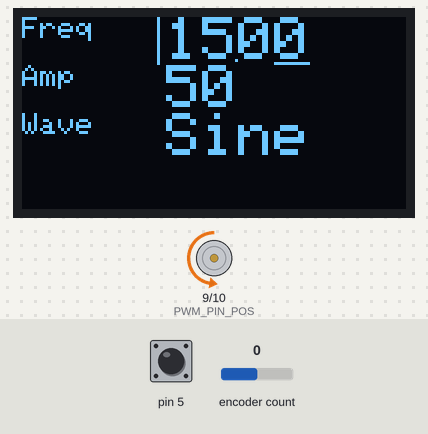
The sketch below on a simulated Arduino Uno, built with avr-gcc and run on an emulated ATmega328P. Shown: 128×64 one-colour display, motor-driver pin pairs drawn as motors (green arrow = first pin HIGH = forward, orange = second pin HIGH = backward, longer = more drive). The inputs (shaded band) are chosen by the test bench; at power-on: encoder count 0, pin 5 HIGH. EEPROM starts erased.

Above: at 1.3 s.
1.4 s: encoder count set to 1
At 1.69 s:
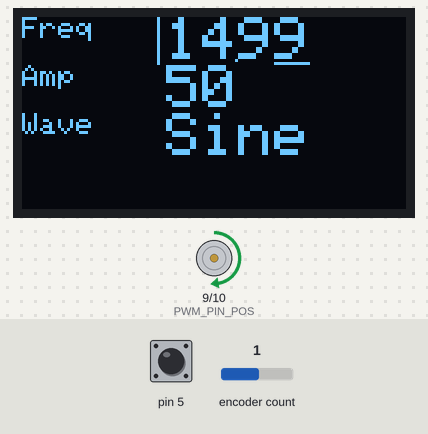
3.9 s: pin 5 pulled LOW for 0.15 s
At 4.12 s:
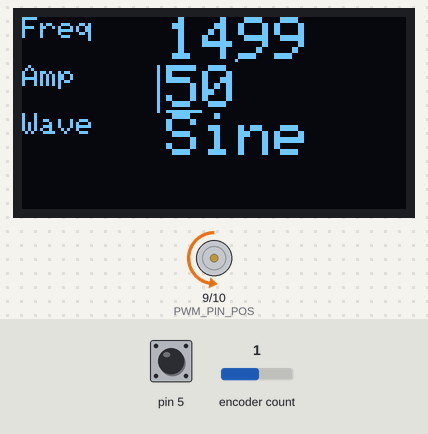
Timing chart, 0 to 4.5 s (numbered marks = the images above; inputs shaded):
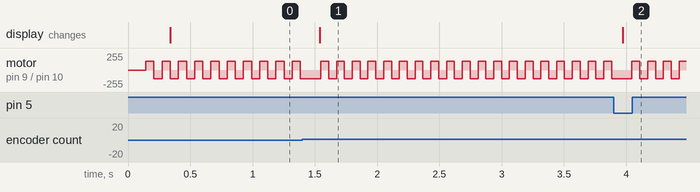

The sketch:

SignalGenPWM.ino
```cpp
#include <Arduino.h>
#include <avr/power.h>
#include <avr/pgmspace.h>
#include "PelicanController.h"

// -----------------------------------------------------------------------------
// PWM carrier selection: change ONLY this line.
// -----------------------------------------------------------------------------
#define PWM_CARRIER_31K25 0
#define PWM_CARRIER_40K   1
#define PWM_CARRIER_62K5  2

#define PWM_CARRIER PWM_CARRIER_62K5

// Arduino Uno/Nano, ATmega328P @ 16 MHz.
// D9 = OC1A, D10 = OC1B.
// Positive waveform: OCR1A=duty, OCR1B=0.
// Negative waveform: OCR1A=0, OCR1B=duty.

#define PWM_PIN_POS 9
#define PWM_PIN_NEG 10


#if PWM_CARRIER == PWM_CARRIER_31K25
constexpr uint32_t PWM_SAMPLE_RATE = 31250UL;
constexpr uint16_t PWM_TOP = 511;
#elif PWM_CARRIER == PWM_CARRIER_40K
constexpr uint32_t PWM_SAMPLE_RATE = 40000UL;
constexpr uint16_t PWM_TOP = 399;
#elif PWM_CARRIER == PWM_CARRIER_62K5
constexpr uint32_t PWM_SAMPLE_RATE = 62500UL;
constexpr uint16_t PWM_TOP = 255;
#else
#error Invalid PWM_CARRIER selection
#endif

PelicanController controller(3, 4, 5);

const char *WAVE_NAMES[] = {
  "Sine",
  "Square",
  "HalfSq",
  "Triang",
  "SawRis",
  "SawFal",
  NULL
};

enum WaveType {
  WAVE_SINE = 0,
  WAVE_SQUARE,
  WAVE_HALF_SQUARE,
  WAVE_TRIANGLE,
  WAVE_SAW_RISE,
  WAVE_SAW_FALL
};

// Only sine uses a LUT. Range: -127..+127.
const int8_t SINE_TABLE[256] PROGMEM = {
     0,    3,    6,    9,   12,   16,   19,   22,   25,   28,   31,   34,   37,   40,   43,   46,
    49,   51,   54,   57,   60,   63,   65,   68,   71,   73,   76,   78,   81,   83,   85,   88,
    90,   92,   94,   96,   98,  100,  102,  104,  106,  107,  109,  111,  112,  113,  115,  116,
   117,  118,  120,  121,  122,  122,  123,  124,  125,  125,  126,  126,  126,  127,  127,  127,
   127,  127,  127,  127,  126,  126,  126,  125,  125,  124,  123,  122,  122,  121,  120,  118,
   117,  116,  115,  113,  112,  111,  109,  107,  106,  104,  102,  100,   98,   96,   94,   92,
    90,   88,   85,   83,   81,   78,   76,   73,   71,   68,   65,   63,   60,   57,   54,   51,
    49,   46,   43,   40,   37,   34,   31,   28,   25,   22,   19,   16,   12,    9,    6,    3,
     0,   -3,   -6,   -9,  -12,  -16,  -19,  -22,  -25,  -28,  -31,  -34,  -37,  -40,  -43,  -46,
   -49,  -51,  -54,  -57,  -60,  -63,  -65,  -68,  -71,  -73,  -76,  -78,  -81,  -83,  -85,  -88,
   -90,  -92,  -94,  -96,  -98, -100, -102, -104, -106, -107, -109, -111, -112, -113, -115, -116,
  -117, -118, -120, -121, -122, -122, -123, -124, -125, -125, -126, -126, -126, -127, -127, -127,
  -127, -127, -127, -127, -126, -126, -126, -125, -125, -124, -123, -122, -122, -121, -120, -118,
  -117, -116, -115, -113, -112, -111, -109, -107, -106, -104, -102, -100,  -98,  -96,  -94,  -92,
   -90,  -88,  -85,  -83,  -81,  -78,  -76,  -73,  -71,  -68,  -65,  -63,  -60,  -57,  -54,  -51,
   -49,  -46,  -43,  -40,  -37,  -34,  -31,  -28,  -25,  -22,  -19,  -16,  -12,   -9,   -6,   -3
};

volatile uint32_t phaseIncrement = 0;
volatile uint8_t currentWave = WAVE_SINE;
volatile uint16_t amplitudeScale = 0;
volatile bool signalEnabled = true;

volatile uint32_t phaseAccumulator = 0;

// Returns a normalized signed sample, approximately -127..+127.
// Only sine touches flash; the other waveforms are integer expressions.
inline int8_t getWaveSample(uint8_t phase, uint8_t wave) {
  switch (wave) {
    case WAVE_SINE:
      return (int8_t)pgm_read_byte(&SINE_TABLE[phase]);

    case WAVE_SQUARE:
      return phase < 128 ? 127 : -127;

    case WAVE_HALF_SQUARE:
      // Positive pulse for half a period, zero for the other half.
      return phase < 128 ? 127 : 0;

    case WAVE_TRIANGLE: {
      // Starts at zero, rises positive, crosses zero, then goes negative.
      uint8_t quadrant = phase >> 6;
      uint8_t x = phase & 0x3F;
      if (quadrant == 0) return (int8_t)(x << 1);
      if (quadrant == 1) return (int8_t)(127 - (x << 1));
      if (quadrant == 2) return (int8_t)-(x << 1);
      return (int8_t)(-127 + (x << 1));
    }

    case WAVE_SAW_RISE: {
      int16_t v = (int16_t)phase - 128;
      if (v < -127) v = -127;
      return (int8_t)v;
    }

    case WAVE_SAW_FALL: {
      int16_t v = 127 - (int16_t)phase;
      if (v < -127) v = -127;
      return (int8_t)v;
    }
  }

  return 0;
}

void setupPWM();
void updateSignalParameters();
inline int8_t getWaveSample(uint8_t phase, uint8_t wave);

void setup() {
  power_adc_disable();
  ADCSRA = 0;
  power_spi_disable();
  TIMSK0 &= ~_BV(TOIE0);

  Serial.begin(115200);

  controller.addNumber("Freq", 0, 9999, 1500, 2);
  controller.addNumber("Amp", 0, 99, 50);
  controller.addStringList("Wave", WAVE_NAMES, WAVE_SINE);

  controller.init();
  setupPWM();
  updateSignalParameters();
}

void loop() {
  if (controller.update()) updateSignalParameters();
  if (controller.needsToRender()) controller.render();
}

void setupPWM() {
  pinMode(PWM_PIN_POS, OUTPUT);
  pinMode(PWM_PIN_NEG, OUTPUT);
  digitalWrite(PWM_PIN_POS, LOW);
  digitalWrite(PWM_PIN_NEG, LOW);

  noInterrupts();

  TCCR1A = 0;
  TCCR1B = 0;
  TCNT1 = 0;
  OCR1A = 0;
  OCR1B = 0;

  // Both OC1A (D9) and OC1B (D10) stay enabled in non-inverting PWM mode.
  // Prescaler is always 1. Only TOP / Fast-PWM mode changes.
#if PWM_CARRIER == PWM_CARRIER_31K25
  // 9-bit Fast PWM, TOP=511, Mode 6.
  // 16 MHz / 512 = 31.25 kHz.
  TCCR1A = _BV(COM1A1) | _BV(COM1B1) | _BV(WGM11);
  TCCR1B = _BV(WGM12) | _BV(CS10);

#elif PWM_CARRIER == PWM_CARRIER_40K
  // Fast PWM with ICR1 as TOP, TOP=399, Mode 14.
  // 16 MHz / (399 + 1) = 40 kHz.
  ICR1 = PWM_TOP;
  TCCR1A = _BV(COM1A1) | _BV(COM1B1) | _BV(WGM11);
  TCCR1B = _BV(WGM13) | _BV(WGM12) | _BV(CS10);

#elif PWM_CARRIER == PWM_CARRIER_62K5
  // 8-bit Fast PWM, TOP=255, Mode 5.
  // 16 MHz / 256 = 62.5 kHz.
  TCCR1A = _BV(COM1A1) | _BV(COM1B1) | _BV(WGM10);
  TCCR1B = _BV(WGM12) | _BV(CS10);
#endif

  TIFR1 = _BV(TOV1);
  TIMSK1 = _BV(TOIE1);

  interrupts();
}

void updateSignalParameters() {
  uint32_t freq100 = controller.getNumber(0);
  uint8_t amp = controller.getNumber(1);
  uint8_t wave = controller.getStringIndex(2);

  uint32_t newIncrement = 0;
  if (freq100 != 0) {
    newIncrement = ((uint64_t)freq100 << 32) / ((uint64_t)PWM_SAMPLE_RATE * 100ULL);
  }

  // Precompute amplitude scaling outside the ISR.
  // ISR keeps the cheap: duty = magnitude * amplitudeScale >> 7.
  // At Amp=99, magnitude=127 reaches PWM_TOP.
  const uint32_t denom = 99UL * 127UL;
  uint16_t newAmplitudeScale = ((uint32_t)amp * PWM_TOP * 128UL + denom - 1) / denom;

  noInterrupts();
  phaseIncrement = newIncrement;
  currentWave = wave;
  amplitudeScale = newAmplitudeScale;
  signalEnabled = (freq100 != 0 && amp != 0);
  interrupts();
}

ISR(TIMER1_OVF_vect) {
  phaseAccumulator += phaseIncrement;

  uint8_t phase = (uint8_t)(phaseAccumulator >> 24);
  int8_t sample = signalEnabled ? getWaveSample(phase, currentWave) : 0;

  uint8_t magnitude = sample < 0 ? (uint8_t)-sample : (uint8_t)sample;
  uint16_t duty = ((uint16_t)magnitude * amplitudeScale) >> 7;

  if (sample > 0) {
    OCR1A = duty;
    OCR1B = 0;
  } else if (sample < 0) {
    OCR1A = 0;
    OCR1B = duty;
  } else {
    OCR1A = 0;
    OCR1B = 0;
  }
}
```

PelicanController.h
```cpp
#include <Arduino.h>
#include <Wire.h>
//external libs
#include <Encoder.h>
#include <Adafruit_GFX.h>
#include <Adafruit_SSD1306.h>
#include <EEPROM.h>

#define PELICAN_CTRL_MAX_PARAMS 4
#define PELICAN_EEPROM_CODE 0x5ECB

class PelicanController {
public:
  bool printDebugInfo = false;

  PelicanController(int encPinClk, int encPinData, int btn, uint16_t ticksButtonPress=400)
    : display(128, 64, &Wire, -1),
      encoder(encPinClk, encPinData),
      pinBtn(btn),
      ticksForButtonPress(ticksButtonPress){

  }

  void init() {
    pinMode(pinBtn, INPUT_PULLUP);
    lastBtn = digitalRead(pinBtn);
    encLastPos = encoder.read() / 4;
    loadFromEEPROM();
    display.begin(SSD1306_SWITCHCAPVCC, 0x3C);
    display.setTextColor(SSD1306_WHITE);
    render();
  }

  void addNumber(const char* name, long minV, long maxV, long val, uint8_t nDecimals=0) {
    if (paramCount >= PELICAN_CTRL_MAX_PARAMS) return;
    Param& p = params[paramCount++];
    p.name = name;
    p.type = NUM;
    p.num.minVal = minV;
    p.num.maxVal = maxV;
    p.num.value = val;
    p.num.nDigits = calcNDigits(maxV);
    p.num.nDecimals = nDecimals;
  }

  void addBoolean(const char* name, bool val) {
    if (paramCount >= PELICAN_CTRL_MAX_PARAMS) return;
    Param& p = params[paramCount++];
    p.name = name;
    p.type = BOOL;
    p.boolean.value = val;
  }

  void addStringList(const char* name, const char** opts, uint8_t strIndex=0) {
    if (paramCount >= PELICAN_CTRL_MAX_PARAMS) return;
    Param& p = params[paramCount++];
    p.name = name;
    p.type = STR;
    p.str.options = opts;
    p.str.index = strIndex;
    p.str.nOptions = countOptions(opts);
  }

  // -------------------------------------------------------------------
  // MAIN UPDATE (returns true if a parameter changed)
  // -------------------------------------------------------------------
  bool update() {
    needsUpdate = false;

    ticks++;

    // ------------------ ROTARY ENCODER --------------------
    long newPos = encoder.read() / 4;
    long delta = newPos - encLastPos;
    if (delta != 0) {
      rotate(delta);
      encLastPos = newPos;
      needsRender = true;
    }

    // ----------------------- BUTTON ------------------------
    bool btn = !digitalRead(pinBtn);  // active low
    uint32_t diff = ticks - btnDownTick;
    // button pressed (with debounce)
    if (btn && !lastBtn && diff > ticksForButtonPress) {
      if (printDebugInfo){
        Serial.print( "pressing" );
        Serial.println( diff );
      }
      click();
      btnDownTick = ticks;
      needsRender = true;
    }

    // button released
    else if (!btn && lastBtn) {
      if (printDebugInfo){
        Serial.print( "releasing" );
        Serial.println( diff );
      }
      if (diff > ticksForButtonPress * 1024) {   // long press → save
        if (printDebugInfo) Serial.println( "Saving config" );
        saveToEEPROM();
      }
      /* else if (diff > ticksForButtonPress * 1024) { // medium press → cycle mode
        if (printDebugInfo) Serial.println( "Changing mode" );
        mode = (mode + 1) % MODE_LAST_MODE;
        needsRender = true;
      }
      */
      btnDownTick = ticks;
    }

    lastBtn = btn;

    return needsUpdate;
  }

  // -------------------------------------------------------------------
  // RENDER SCREEN
  // -------------------------------------------------------------------
  void render() {
    display.clearDisplay();

    for (int i = 0; i < paramCount; i++) {
      Param& p = params[i];
      int y = i * 16;
      display.setCursor(0, y);
      display.setTextSize(1);
      display.print(p.name);

      display.setCursor(48, y);
      display.setTextSize(2);
      printValue(p);

      if (p.type == NUM && p.num.nDecimals > 0){
        int xPos = 47 + (p.num.nDigits - p.num.nDecimals) * 12;
        display.drawPixel(xPos, y+14, SSD1306_WHITE);
      }
    }

    int yPos = current * 16;
    display.fillRect(45, yPos, (state == DIALING_DIGIT ? 2 : 1), 16, SSD1306_WHITE);
    if (state == SELECTING_DIGIT || state == DIALING_DIGIT ||
        mode == MODE_DIGIT_ROT || mode == MODE_DIGIT_PRESS) {
      Param& p = params[current];
      if (p.type == NUM) {
        int xPos = 48 + (p.num.nDigits - currentDigit - 1) * 12;
        if (state == DIALING_DIGIT) {
          display.drawRect(xPos, yPos, 12, 16, SSD1306_WHITE);
        } else {
          display.drawRect(xPos, yPos + 15, 12, 1, SSD1306_WHITE);
        }
      }
    }


    display.display();
    needsRender = false;
  }

  // -------------------------------------------------------------------
  // GETTERS
  // -------------------------------------------------------------------
  boolean needsToRender() const {
    return needsRender;
  }

  long getNumber(uint8_t i) const {
    return params[i].num.value;
  }
  bool getBoolean(uint8_t i) const {
    return params[i].boolean.value;
  }
  const uint8_t getStringIndex(uint8_t i) const {
    return params[i].str.index;
  }

private:
  enum ParamType { NUM, BOOL, STR };
  enum ControllerState { NAVIGATION, SELECTING_DIGIT, DIALING_DIGIT };
  enum ControllerMode { MODE_PARAM = 0, MODE_DIGIT_ROT, MODE_DIGIT_PRESS, MODE_LAST_MODE };
  ControllerMode mode = MODE_DIGIT_ROT;
  ControllerState state = NAVIGATION;

  struct Param {
    const char* name;
    ParamType type;

    union {
      struct {
        long value;
        long minVal;
        long maxVal;
        uint8_t nDigits;
        uint8_t nDecimals;
      } num;

      struct {
        bool value;
      } boolean;

      struct {
        const char** options;
        int8_t nOptions;
        int8_t index;
      } str;
    };
  };

  Param params[PELICAN_CTRL_MAX_PARAMS];
  uint8_t paramCount = 0;
  uint8_t current = 0;
  uint8_t currentDigit = 0;

  const uint16_t ticksForButtonPress;

  // ticks
  uint32_t ticks = 0;
  uint32_t btnDownTick = 0;

  // encoder
  Encoder encoder;
  long encLastPos;
  int pinBtn;
  bool lastBtn;

  Adafruit_SSD1306 display;
  bool needsRender = true;
  bool needsUpdate = true;

  void printValue(const Param& p) {
    char str[] = "0000000";
    if (p.type == NUM) {
      uintToString(p.num.value, str, p.num.nDigits);
      display.print(str);
    } else if (p.type == BOOL) {
      display.print(p.boolean.value ? "ON" : "off");
    } else if (p.type == STR) {
      display.print(p.str.options[p.str.index]);
    }
  }

  void click() {
    if (mode == MODE_PARAM) {
      Param& p = params[current];
      if (p.type == NUM) {
        if (state == NAVIGATION) {
          state = SELECTING_DIGIT;
          currentDigit = 0;
        } else if (state == SELECTING_DIGIT) {
          state = DIALING_DIGIT;
        } else if (state == DIALING_DIGIT) {
          state = SELECTING_DIGIT;
        }
      } else {
        increaseDigit(1);
      }
    } else if (mode == MODE_DIGIT_ROT) {
      changeSelectedDigit(-1);
    } else if (mode == MODE_DIGIT_PRESS) {
      state = (state == NAVIGATION) ? DIALING_DIGIT : NAVIGATION;
    }
  }

  void rotate(int dir) {
    if (mode == MODE_PARAM) {
      if (state == NAVIGATION) {
        current = (current + paramCount - dir) % paramCount;
        return;
      }
      Param& p = params[current];
      if (p.type == NUM) {
        if (state == SELECTING_DIGIT) {
          changeSelectedDigit(dir);
        } else if (state == DIALING_DIGIT) {
          increaseDigit(dir);
        }
      }
    } else if (mode == MODE_DIGIT_ROT) {
      if (lastBtn){
        changeSelectedDigit(dir);
        btnDownTick = ticks;
      } else {
        increaseDigit(dir);
      }
    } else if (mode == MODE_DIGIT_PRESS) {
      if (state == NAVIGATION) changeSelectedDigit(dir);
      else increaseDigit(dir);
    }
  }

  void increaseDigit(int dir) {
    Param& p = params[current];
    if (p.type == NUM) {
      int16_t step = pow10(currentDigit);
      p.num.value -= step * dir;
      p.num.value = constrain(p.num.value, p.num.minVal, p.num.maxVal);
    } else if (p.type == BOOL) {
      p.boolean.value = !p.boolean.value;
    } else if (p.type == STR) {
      p.str.index = (p.str.index + p.str.nOptions + dir) % p.str.nOptions;
    }
    needsUpdate = true;
  }

  void changeSelectedDigit(int dir) {
    Param& p = params[current];
    if (p.type == NUM){
      currentDigit += dir;
      if (currentDigit < 0 || currentDigit >= p.num.nDigits) {
        state = NAVIGATION;
        current = (current + paramCount - dir) % paramCount;
      } else {
        return;
      }
    } else {
      current = (current + paramCount - dir) % paramCount;
    }

    Param& next = params[current];
    if (next.type == NUM){
      if (dir > 0 ) currentDigit = 0;
      else currentDigit = next.num.nDigits-1;
    }
  }

  void uintToString(uint16_t val, char* str, uint8_t nDigits) {
    str[nDigits] = '\0';
    int i = nDigits - 1;
    while (val > 0 && i >= 0) {
      str[i] = (val % 10) + '0';
      val /= 10;
      i--;
    }
    for (; i >= 0; i--) {
      str[i] = '0';
    }
  }

  uint8_t calcNDigits(uint16_t maxV) {
    uint8_t digits = 1;
    while (maxV > 9) {
      maxV /= 10;
      digits++;
    }
    return digits;
  }

  uint16_t pow10(uint8_t digits) {
    uint16_t val = 1;
    while (digits > 0) {
      val *= 10;
      digits--;
    }
    return val;
  }

  uint8_t countOptions(const char** opts) {
    uint8_t count = 0;
    while (opts[count] != nullptr) count++;
    return count;
  }

  // -------------------------------------------------------------------
  // EEPROM
  // -------------------------------------------------------------------
  void saveToEEPROM() {
    int addr = 0;

    const uint32_t KEY_CODE = PELICAN_EEPROM_CODE;
    EEPROM.put(addr, KEY_CODE);
    addr += sizeof(KEY_CODE);
    EEPROM.put(addr, mode);
    addr += sizeof(mode);

    for (int i = 0; i < paramCount; i++) {
      const Param& p = params[i];
      if (p.type == NUM) {
        EEPROM.put(addr, p.num.value);
        addr += sizeof(p.num.value);
      } else if (p.type == BOOL) {
        EEPROM.write(addr, p.boolean.value);
        addr += sizeof(p.boolean.value);
      } else if (p.type == STR) {
        EEPROM.write(addr, p.str.index);
        addr += sizeof(p.str.index);
      }
    }
  }

  void loadFromEEPROM() {
    int addr = 0;
    uint32_t KEY_CODE;

    EEPROM.get(addr, KEY_CODE);
    addr += sizeof(KEY_CODE);

    if (KEY_CODE != PELICAN_EEPROM_CODE) {
      saveToEEPROM();
    }

    EEPROM.get(addr, mode);
    addr += sizeof(mode);

    for (int i = 0; i < paramCount; i++) {
      Param& p = params[i];
      if (p.type == NUM) {
        EEPROM.get(addr, p.num.value);
        addr += sizeof(p.num.value);
        p.num.value = constrain(p.num.value, p.num.minVal, p.num.maxVal);
      } else if (p.type == BOOL) {
        p.boolean.value = EEPROM.read(addr);
        addr += sizeof(p.boolean.value);
      } else if (p.type == STR) {
        p.str.index = EEPROM.read(addr);
        addr += sizeof(p.str.index);
        p.str.index %= p.str.nOptions;
      }
    }

    needsUpdate = true;
    needsRender = true;
  }
};
```

Measured:
- after the input at 1.4 s, the display: changes after 0.14 s (image 1)
- after the input at 3.9 s, the display: changes after 0.07 s (image 2)
- by itself, motor on pin 9 (PWM_PIN_POS) / pin 10 (PWM_PIN_NEG): alternates forward 128/255 for 0.06 s and backward 128/255 for 0.06 s
